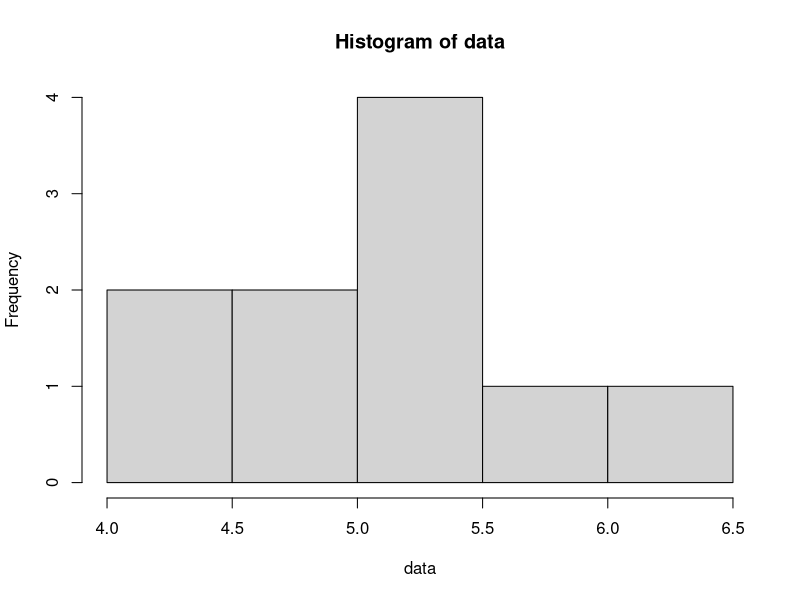
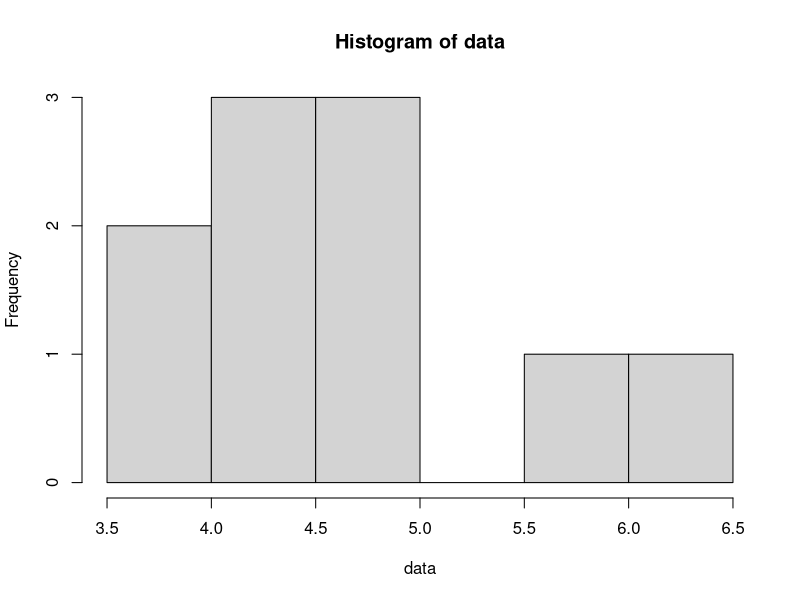
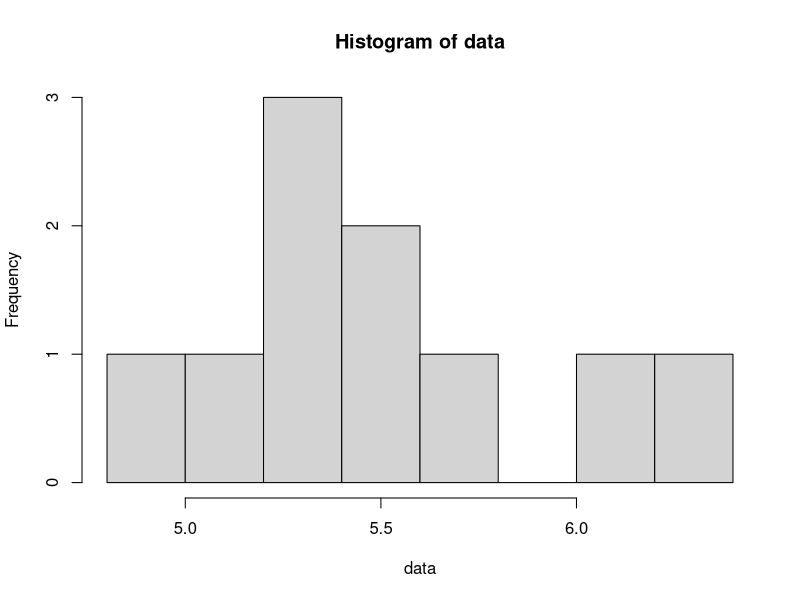

Write R code to recreate these figures, in order.
dataset=PlantGrowth
categorie=c('ctrl','trt1','trt2')
filenames=c('ctrl.png','trt1.png','trt2.png')
for (i in 1:3){
    data = dataset[1][dataset[2]==categorie[i]]
    data = as.numeric(unlist(data))
    print(paste('Desviacion:',sqrt(var(data))))
    print(summary(data))
    png(filenames[i])
    hist(data)
}
